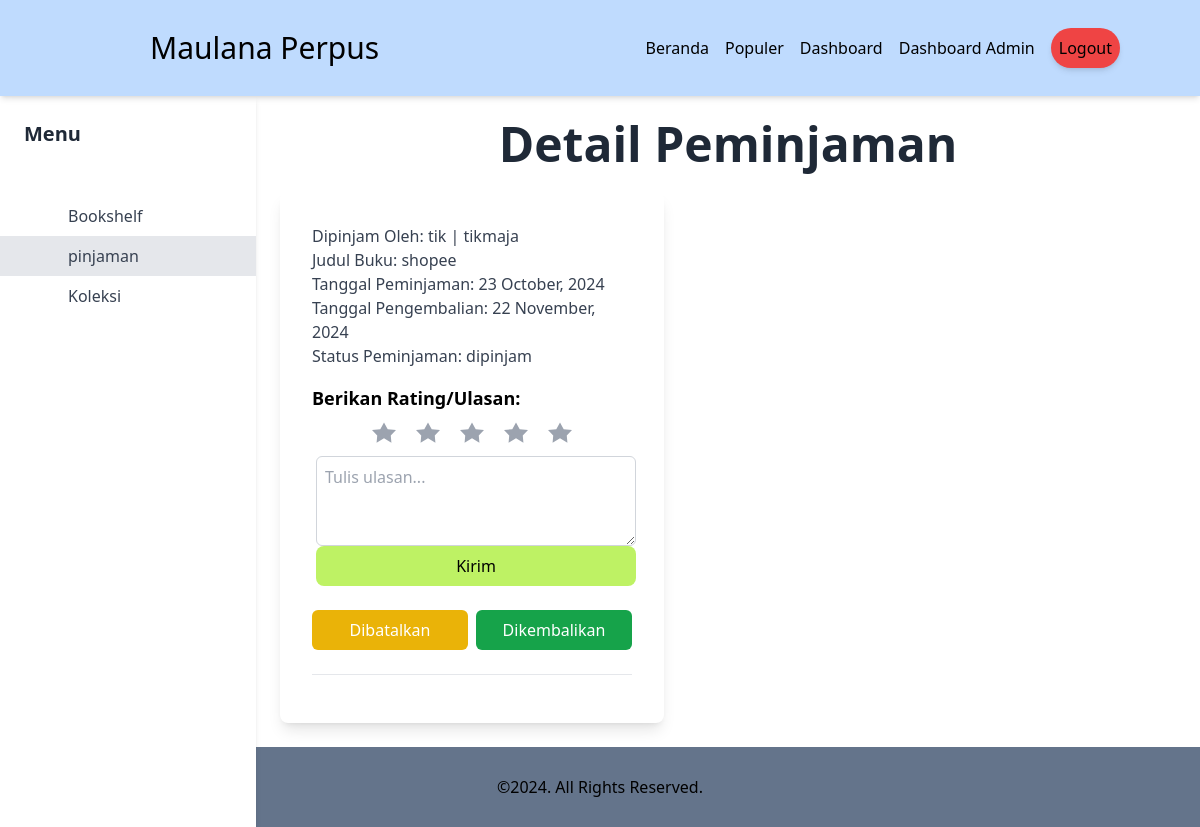
/user/index.php?page=borrow (signed in), run on the app's committed database.
### tables this page shows
CREATE TABLE `peminjaman` (
  `PeminjamID` int(11) NOT NULL,
  `UserID` int(11) NOT NULL,
  `BukuID` int(11) NOT NULL,
  `TanggalPeminjaman` date NOT NULL,
  `TanggalPengembalian` varchar(255) NOT NULL,
  `StatusPeminjaman` enum('dikembalikan','expired','dipinjam','dibatalkan') NOT NULL
);

CREATE TABLE `user` (
  `UserID` int(11) NOT NULL,
  `Username` varchar(255) NOT NULL,
  `Password` text NOT NULL,
  `Email` varchar(255) NOT NULL,
  `NamaLengkap` text NOT NULL,
  `permission` int(1) NOT NULL DEFAULT 3,
  `Alamat` text NOT NULL
);

CREATE TABLE `buku` (
  `BukuID` int(11) NOT NULL,
  `Judul` varchar(255) NOT NULL,
  `KategoriBukuID` int(11) NOT NULL,
  `Penulis` varchar(255) NOT NULL,
  `Penerbit` varchar(255) NOT NULL,
  `TahunTerbit` int(4) NOT NULL
);

### user/borrow-page.php (the view, shortened to what this page needs)
<h2 class="text-5xl font-bold text-center text-gray-800 mb-6">Detail Peminjaman</h2>
<div class="grid grid-cols-1 sm:grid-cols-2 lg:grid-cols-3 gap-10">
    <?php
    $sql = "SELECT
            peminjaman.PeminjamID,
            user.Username,
            user.NamaLengkap,
            buku.BukuID,
            buku.Judul,
            peminjaman.TanggalPeminjaman,
            peminjaman.TanggalPengembalian,
            peminjaman.StatusPeminjaman
        FROM
            peminjaman
        LEFT JOIN
            user ON user.UserID = peminjaman.UserID
        LEFT JOIN
            buku ON buku.BukuID = peminjaman.BukuID
        WHERE
            user.UserID = :userid
    ";
    $stmt = $conn->prepare($sql);
    $sesi = verifikasiSession($_SESSION["loginsesi"] ?? false, $config['key']);
    $stmt->bindParam(":userid", $sesi['id']);
    $stmt->execute();
    $peminjamanData = $stmt->fetchAll();
    foreach ($peminjamanData as $data):
        $tanggal = new DateTime($data['TanggalPeminjaman']);
        $tanggal->modify("+".$data['TanggalPengembalian']." days");
        $tanggalPengembalian = $tanggal->format('j F, Y'); ?>
        <div class="bg-white rounded-lg shadow-lg p-8 w-96">
            <div class="mb-4">
                <p class="font-medium text-gray-700">Dipinjam Oleh: <span class="font-normal"><?= htmlspecialchars($data['Username']) ?> | <?= htmlspecialchars($data['NamaLengkap']) ?></span></p>
                <p class="font-medium text-gray-700">Judul Buku: <span class="font-normal"><?= htmlspecialchars($data['Judul']) ?></span></p>
                <p class="font-medium text-gray-700">Tanggal Peminjaman: <span class="font-normal"><?= htmlspecialchars(date("j F, Y", strtotime($data['TanggalPeminjaman']))) ?></span></p>
                <p class="font-medium text-gray-700">Tanggal Pengembalian: <span class="font-normal"><?= htmlspecialchars($tanggalPengembalian) ?></span></p>
                <p class="font-medium text-gray-700">Status Peminjaman: <span class="font-normal"><?= htmlspecialchars($data['StatusPeminjaman']) ?></span></p>
            </div>
            <div class="mb-6">
                <h3 class="text-lg font-semibold mb-2">Berikan Rating/Ulasan:</h3>
                <form action="" method="post">
                    <div class="flex flex-col items-center space-x-2" id="rating">
                        <div class="flex justify-around gap-5 mb-3">
                            <label class="cursor-pointer">
                                <svg xmlns="http://www.w3.org/2000/svg" class="h-6 w-6 text-gray-400 fill-current hover:text-yellow-500" viewBox="0 0 20 20">
                                    <path d="M10 15.27L16.18 19 15.64 12.97 20 8.24l-6.91-.58L10 2 6.91 7.66 0 8.24l4.36 4.73L3.82 19z"/>
                                </svg>
                            </label>
                            <label class="cursor-pointer">
                                <svg xmlns="http://www.w3.org/2000/svg" class="h-6 w-6 text-gray-400 fill-current hover:text-yellow-500" viewBox="0 0 20 20">
                                    <path d="M10 15.27L16.18 19 15.64 12.97 20 8.24l-6.91-.58L10 2 6.91 7.66 0 8.24l4.36 4.73L3.82 19z"/>
                                </svg>
                            </label>
                            <label class="cursor-pointer">
                                <svg xmlns="http://www.w3.org/2000/svg" class="h-6 w-6 text-gray-400 fill-current hover:text-yellow-500" viewBox="0 0 20 20">
                                    <path d="M10 15.27L16.18 19 15.64 12.97 20 8.24l-6.91-.58L10 2 6.91 7.66 0 8.24l4.36 4.73L3.82 19z"/>
                                </svg>
                            </label>
                            <label class="cursor-pointer">
                                <svg xmlns="http://www.w3.org/2000/svg" class="h-6 w-6 text-gray-400 fill-current hover:text-yellow-500" viewBox="0 0 20 20">
                                    <path d="M10 15.27L16.18 19 15.64 12.97 20 8.24l-6.91-.58L10 2 6.91 7.66 0 8.24l4.36 4.73L3.82 19z"/>
                                </svg>
                            </label>
                            <label class="cursor-pointer">
                                <svg xmlns="http://www.w3.org/2000/svg" class="h-6 w-6 text-gray-400 fill-current hover:text-yellow-500" viewBox="0 0 20 20">
                                    <path d="M10 15.27L16.18 19 15.64 12.97 20 8.24l-6.91-.58L10 2 6.91 7.66 0 8.24l4.36 4.73L3.82 19z"/>
                                </svg>
                            </label>
                        </div>
                        <textarea name="ulasan" class="border border-gray-300 rounded-md p-2 w-full" rows="3" placeholder="Tulis ulasan..."></textarea>
                        <button class="p-2 w-full rounded-lg bg-lime-300"  type="submit">Kirim</button>
                    </div>
                </form>
            </div>
            <div class="flex space-x-2 mb-6">
                <button onclick="window.location.href = '?page=borrow&action=close&id=<?= $data['PeminjamID'] ?>'" class="flex-1 bg-yellow-500 text-white py-2 rounded-md hover:bg-yellow-600 transition duration-200">Dibatalkan</button>
                <button onclick="window.location.href = '?page=borrow&action=cancel&id=<?= $data['PeminjamID'] ?>'" class="flex-1 bg-green-600 text-white py-2 rounded-md hover:bg-green-700 transition duration-200">Dikembalikan</button>
            </div>
            <hr class="my-4">
        </div>
    <?php endforeach; ?>
</div>

### user/index.php (style rules this page uses)
* { margin: 0; padding: 0; box-sizing: border-box; }

### data on the page
peminjaman: UserID.Username "tik", UserID.NamaLengkap "tikmaja", BukuID.Judul "shopee", TanggalPeminjaman "23 October, 2024", tanggalPengembalian "22 November, 2024", StatusPeminjaman "dipinjam"
